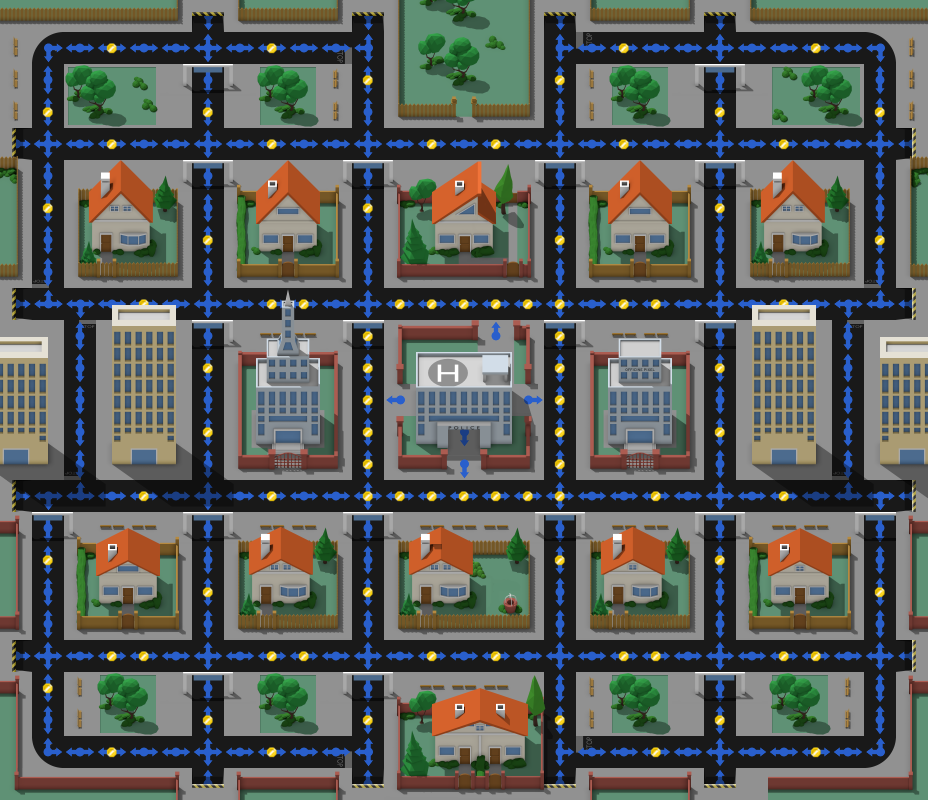

A level layout from a 2D game, rendered from its tile map. Below: a short description, then the map file with tile-grid data replaced by summaries:
An orthogonal 29x25 tile map with 32x32 px tiles, 5 tile layers (Background, Path, dots, overlay_strada, ...), 3 tilesets and 29 objects (16x teleport, 8x pill, red_enemy, green_enemy, magenta_enemy, ...).

<map version="1.0" orientation="orthogonal" renderorder="right-down" width="29" height="25" tilewidth="32" tileheight="32" nextobjectid="30">
 <tileset firstgid="1" name="metatiles" tilewidth="32" tileheight="32" tilecount="20" columns="5">
  <image source="../img/map/metatiles.png" width="160" height="128" />
  <tile id="0">
   <properties>
    <property name="direction" value="1110" />
   </properties>
  </tile>
  <tile id="1">
   <properties>
    <property name="direction" value="0111" />
   </properties>
  </tile>
  <tile id="2">
   <properties>
    <property name="direction" value="1011" />
   </properties>
  </tile>
  <tile id="3">
   <properties>
    <property name="direction" value="1101" />
   </properties>
  </tile>
  <tile id="4">
   <properties>
    <property name="direction" value="1111" />
   </properties>
  </tile>
  <tile id="5">
   <properties>
    <property name="direction" value="1100" />
   </properties>
  </tile>
  <tile id="6">
   <properties>
    <property name="direction" value="0110" />
   </properties>
  </tile>
  <tile id="7">
   <properties>
    <property name="direction" value="0011" />
   </properties>
  </tile>
  <tile id="8">
   <properties>
    <property name="direction" value="1001" />
   </properties>
  </tile>
  <tile id="9">
   <properties>
    <property name="direction" value="1010" />
   </properties>
  </tile>
  <tile id="10">
   <properties>
    <property name="direction" value="1000" />
   </properties>
  </tile>
  <tile id="11">
   <properties>
    <property name="direction" value="0100" />
   </properties>
  </tile>
  <tile id="12">
   <properties>
    <property name="direction" value="0010" />
   </properties>
  </tile>
  <tile id="13">
   <properties>
    <property name="direction" value="0001" />
   </properties>
  </tile>
  <tile id="14">
   <properties>
    <property name="direction" value="0101" />
   </properties>
  </tile>
  <tile id="15">
   <properties>
    <property name="direction" value="0000" />
    <property name="type" value="solid" />
   </properties>
  </tile>
 </tileset>
 <tileset firstgid="21" name="case" tilewidth="32" tileheight="32" tilecount="616" columns="8">
  <image source="../img/map/casetiles.png" width="256" height="2464" />
 </tileset>
 <tileset firstgid="637" name="strade" tilewidth="32" tileheight="32" tilecount="52" columns="4">
  <image source="../img/map/stradatiles.png" width="128" height="416" />
 </tileset>
 <layer name="Background" width="29" height="25">
  <properties>
   <property name="preRender" value="false" />
  </properties>
  <data>[725 cells, 725 non-empty, 189 distinct tile ids]</data>
 </layer>
 <layer name="Path" width="29" height="25">
  <data>[725 cells, 275 non-empty, 15 distinct tile ids]</data>
 </layer>
 <layer name="dots" width="29" height="25">
  <data>[725 cells, 84 non-empty, 1 distinct tile ids]</data>
 </layer>
 <objectgroup name="Enemies">
  <object id="1" name="enemy" type="red_enemy" gid="18" x="384" y="416" width="32" height="32">
   <properties>
    <property name="behavior" value="random" />
    <property name="delay" value="100" />
    <property name="keepAlive" value="true" />
   </properties>
  </object>
  <object id="2" name="enemy" type="green_enemy" gid="18" x="512" y="416" width="32" height="32">
   <properties>
    <property name="behavior" value="random" />
    <property name="delay" value="1000" />
    <property name="keepAlive" value="true" />
   </properties>
  </object>
  <object id="3" name="enemy" type="magenta_enemy" gid="18" x="448" y="448" width="32" height="32">
   <properties>
    <property name="behavior" value="chase" />
    <property name="keepAlive" value="true" />
   </properties>
  </object>
  <object id="4" name="enemy" type="blue_enemy" gid="18" x="480" y="352" width="32" height="32">
   <properties>
    <property name="behavior" value="chase" />
    <property name="delay" value="2000" />
    <property name="keepAlive" value="true" />
   </properties>
  </object>
 </objectgroup>
 <objectgroup name="Entities">
  <object id="5" name="teleport" gid="20" x="352" y="32" width="32" height="32">
   <properties>
    <property name="destination" value="2" />
    <property name="id" value="1" />
   </properties>
  </object>
  <object id="6" name="teleport" gid="20" x="352" y="800" width="32" height="32">
   <properties>
    <property name="destination" value="1" />
    <property name="id" value="2" />
   </properties>
  </object>
  <object id="7" name="player" gid="19" x="352" y="320" width="32" height="32" />
  <object id="8" name="teleport" gid="20" x="0" y="672" width="32" height="32">
   <properties>
    <property name="destination" value="4" />
    <property name="id" value="3" />
   </properties>
  </object>
  <object id="9" name="teleport" gid="20" x="896" y="672" width="32" height="32">
   <properties>
    <property name="destination" value="3" />
    <property name="id" value="4" />
   </properties>
  </object>
  <object id="10" name="teleport" gid="20" x="0" y="512" width="32" height="32">
   <properties>
    <property name="destination" value="7" />
    <property name="id" value="8" />
   </properties>
  </object>
  <object id="11" name="teleport" gid="20" x="896" y="512" width="32" height="32">
   <properties>
    <property name="destination" value="8" />
    <property name="id" value="7" />
   </properties>
  </object>
  <object id="12" name="teleport" gid="20" x="0" y="320" width="32" height="32">
   <properties>
    <property name="destination" value="5" />
    <property name="id" value="6" />
   </properties>
  </object>
  <object id="13" name="teleport" gid="20" x="896" y="320" width="32" height="32">
   <properties>
    <property name="destination" value="6" />
    <property name="id" value="5" />
   </properties>
  </object>
  <object id="14" name="teleport" gid="20" x="0" y="160" width="32" height="32">
   <properties>
    <property name="destination" value="9" />
    <property name="id" value="10" />
   </properties>
  </object>
  <object id="15" name="teleport" gid="20" x="896" y="160" width="32" height="32">
   <properties>
    <property name="destination" value="10" />
    <property name="id" value="9" />
   </properties>
  </object>
  <object id="16" name="teleport" gid="20" x="544" y="32" width="32" height="32">
   <properties>
    <property name="destination" value="13" />
    <property name="id" value="14" />
   </properties>
  </object>
  <object id="17" name="teleport" gid="20" x="544" y="800" width="32" height="32">
   <properties>
    <property name="destination" value="14" />
    <property name="id" value="13" />
   </properties>
  </object>
  <object id="18" name="teleport" gid="20" x="704" y="32" width="32" height="32">
   <properties>
    <property name="destination" value="15" />
    <property name="id" value="16" />
   </properties>
  </object>
  <object id="19" name="teleport" gid="20" x="704" y="800" width="32" height="32">
   <properties>
    <property name="destination" value="16" />
    <property name="id" value="15" />
   </properties>
  </object>
  <object id="20" name="teleport" gid="20" x="192" y="32" width="32" height="32">
   <properties>
    <property name="destination" value="11" />
    <property name="id" value="12" />
   </properties>
  </object>
  <object id="21" name="teleport" gid="20" x="192" y="800" width="32" height="32">
   <properties>
    <property name="destination" value="12" />
    <property name="id" value="11" />
   </properties>
  </object>
 </objectgroup>
 <objectgroup name="powerup">
  <object id="22" name="pill" gid="17" x="32" y="64" width="32" height="32" />
  </objectgroup>
 <layer name="overlay_strada" width="29" height="25">
  <data>[725 cells, 52 non-empty, 10 distinct tile ids]</data>
 </layer>
 <layer name="overlay" width="29" height="25">
  <data>[725 cells, 114 non-empty, 57 distinct tile ids]</data>
 </layer>
</map>
<!-- 7 of 29 objects omitted -->
